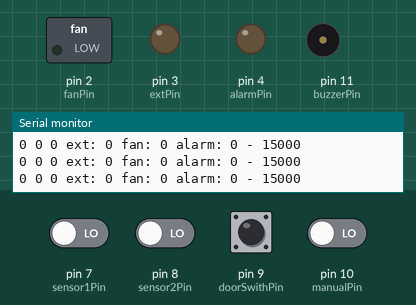
Bench run of a sketch on a simulated Arduino Uno, built with avr-gcc and run on an emulated ATmega328P. On the bench: switched loads named in the sketch (green lamp = pin HIGH), output pins drawn as LEDs (lit = HIGH), buzzer (waves = sounding, pin HIGH), the last lines printed to the serial monitor. Inputs (shaded band) come from the test bench; at power-on: pin 7 (sensor1Pin), pin 8 (sensor2Pin), pin 9 (doorSwithPin), pin 10 (manualPin) LOW.

Above: at 1.2 s.
1.3 s: pin 10 (manualPin) driven HIGH
At 2.3 s:
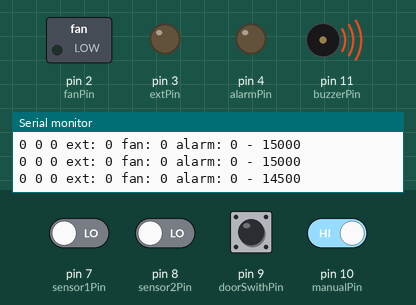
4.3 s: pin 7 (sensor1Pin) driven HIGH
At 7.1 s:
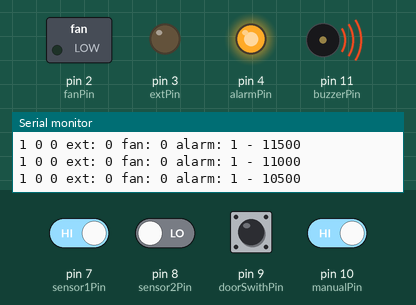
7.3 s: pin 8 (sensor2Pin) driven HIGH
At 23.5 s:
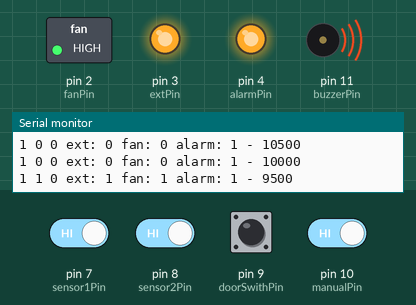
Timing chart, 0 to 24.3 s (numbered marks = the images above; inputs shaded):
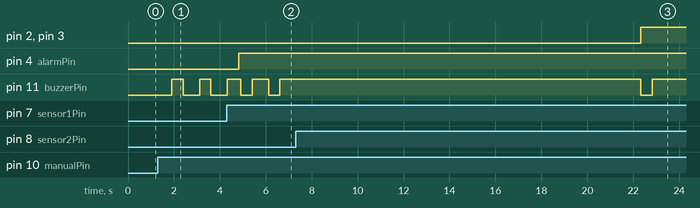

The sketch:

server_fire_extinguisher.ino
```cpp
const int fanPin = 2;
const int alarmPin = 4;
const int extPin = 3;
const int buzzerPin = 11;

const int manualPin = 10;
const int sensor1Pin = 7;
const int sensor2Pin = 8;
const int doorSwithPin = 9;
int manualSensorValue = 0;
int preSensorValue = 0;
int sensorValue = 0;
bool extSet = false;
bool fanSet = false;
bool manualSet = false;
bool beep = false;

int beepDelay = 500;
int extDelay = 15000; // Delay before the fire extinguisher and the fan start (ms)
bool extraDelay = false;
int manualDelay = 15000; // Delay before the fire extinguisher and the fan start trough the manual override (ms)
int initialManualDelay = manualDelay;
int fastBeep = beepDelay / 2;

int doorValue = 0;
bool alarmSet = false;

void setup() {
  // put your setup code here, to run once:
  Serial.begin(9600);

  pinMode(fanPin, OUTPUT);
  pinMode(alarmPin, OUTPUT);
  pinMode(extPin, OUTPUT);
  pinMode(buzzerPin, OUTPUT);

  pinMode(manualPin, INPUT);
  pinMode(sensor1Pin, INPUT);
  pinMode(sensor2Pin, INPUT);
  pinMode(doorSwithPin, INPUT);
}

void loop() {
  manualSensorValue = digitalRead(manualPin);
  preSensorValue = digitalRead(sensor1Pin);
  sensorValue = digitalRead(sensor2Pin);
  doorValue = digitalRead(doorSwithPin);


  if (sensorValue == 1) {
    extSet = true;
    fanSet = true;
    extraDelay = true;
  }


  if (manualSensorValue == 1) {
    manualSet = true;
  }

  if (extSet == true && fanSet == true) {
    if (extraDelay == true) {
      delay(extDelay);
    }
    digitalWrite(extPin, HIGH);
    digitalWrite(fanPin, HIGH);
  } else {
    digitalWrite(extPin, LOW);
    digitalWrite(fanPin, LOW);
  }

  if (manualSet == true) {
    if (beep == true && manualDelay > 0) {
      beep = false;
      digitalWrite(buzzerPin, HIGH);
    } else {
      beep = true;
      digitalWrite(buzzerPin, LOW);
    }
    if (manualDelay >= 0) {
      if (manualDelay <= (initialManualDelay / 4)) {
        delay(fastBeep);
        manualDelay = manualDelay - beepDelay;
      } else {
        delay(beepDelay);
        manualDelay = manualDelay - beepDelay;
      }
    }
    if (manualDelay < 0) {
      extSet = true;
      fanSet = true;
      alarmSet = true;
    }
  }

  if (doorValue == 1 || preSensorValue == 1) {
    alarmSet = true;
  }

  if (alarmSet == true) {
    digitalWrite(alarmPin, HIGH);
    digitalWrite(buzzerPin, HIGH);
  } else {
    digitalWrite(buzzerPin, LOW);
    digitalWrite(alarmPin, LOW);
  }

  // DEBUG PURPOSES
  Serial.print(preSensorValue);
  Serial.print(" ");
  Serial.print(sensorValue);
  Serial.print(" ");
  Serial.print(doorValue);
  Serial.print(" ext: ");
  Serial.print(extSet);
  Serial.print(" fan: ");
  Serial.print(fanSet);
  Serial.print(" alarm: ");
  Serial.print(alarmSet);
  Serial.print(" - ");
  Serial.println(manualDelay);

  delay(100);
}
```

Measured:
- after the input at 1.3 s, pin 11 (buzzerPin): alternates HIGH for 0.50 s and LOW for 0.70 s, starting after 0.61 s
- after the input at 4.3 s, pin 4 (alarmPin): LOW → HIGH after 0.52 s
- after the input at 7.3 s, pin 2 (fanPin), pin 3 (extPin): LOW → HIGH after 15.0 s instead of 10.6 s
